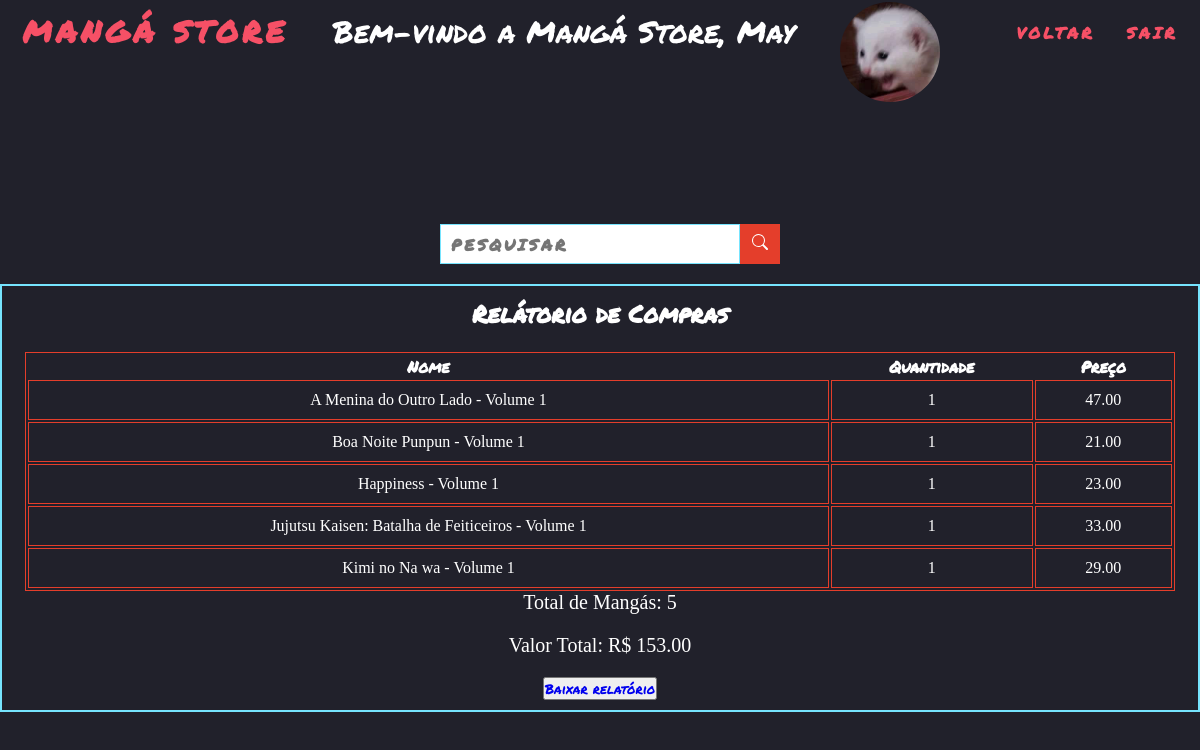
The app's page /pages/relatorio/relatorio.php (signed in) with its own data.
### tables this page shows
CREATE TABLE IF NOT EXISTS `relatorio`(
    `id` INT(11) NOT NULL AUTO_INCREMENT,
    `titulo` VARCHAR(255) NOT NULL,
    `quantidade` INT(11) NOT NULL,
    `preco` DECIMAL(10, 2) NOT NULL,
    `data` DATE NOT NULL,
    `id_usuario` INT(11) NOT NULL,
    PRIMARY KEY (`id`),
    FOREIGN KEY (`id_usuario`) REFERENCES `usuario`(`id`)
);

### pages/relatorio/relatorio.php (the view, shortened to what this page needs)
<?php
include_once('../connection/config.php');
if (!empty($_GET['search'])) {
    $data = $_GET['search'];
    $sql = "SELECT * FROM relatorio WHERE titulo LIKE '%$data%' OR quantidade LIKE '%$data%' OR preco LIKE '%$data%'";
} else {
    $sql = "SELECT * FROM relatorio WHERE id_usuario = '" . $_SESSION["id_usuario"] . "'";
}
$query_relatorio = "SELECT COUNT(id) AS qnt_relatorio FROM relatorio WHERE id_usuario = '" . $_SESSION["id_usuario"] . "'";
$query_valor = "SELECT SUM(preco) AS valor_total FROM relatorio WHERE id_usuario = '" . $_SESSION["id_usuario"] . "'";
$result = $con->query($sql);
?>
<!DOCTYPE html>
<html lang="pt-br">
<head>
    <link rel="stylesheet" href="relatorio.css">
    <link rel="stylesheet" href="../../src/css/index.css">
</head>
<body>
    <header>
        <nav class="menu">
            <h1 class="logo">Mangá Store</h1>
            <p class="bem-vindo">Bem-vindo a Mangá Store, <?php echo $_SESSION["nome"]; ?></p>
            <img class="avatar" src="<?php echo $_SESSION["avatar"]; ?>" alt="">
            <ul class="nav-list">
                <li><a href="../sistema/sistema.php">Voltar</a></li>
                <li><a href="../login/login.php">Sair</a></li>
            </ul>
        </nav>
    </header>
    <main>
        <section class="sistema">
            <div class="sistema-box">
                <div class="box-search">
                    <input type="search" placeholder="Pesquisar" id="pesquisar">
                    <button onclick="searchData()" class="btn-search">
                    </button>
                </div>
                <div class="sistema-container">
                    <h2>Relátorio de Compras</h2>
                    <div class="table-container">
                        <table class="table">
                            <thead>
                                <tr>
                                    <th scope="col">Nome</th>
                                    <th scope="col">Quantidade</th>
                                    <th scope="col">Preço</th>
                                </tr>
                            </thead>
                            <tbody>
                                <?php
                                while ($manga_data = mysqli_fetch_assoc($result)) {
                                    echo "<tr>";
                                    echo "<td>" . $manga_data['titulo'] . "</td>";
                                    echo "<td>" . $manga_data['quantidade'] . "</td>";
                                    echo "<td>" . $manga_data['preco'] . "</td>";
                                    echo "</tr>";
                                }
                                ?>
                            </tbody>
                        </table>
                    </div>
                    <?php
                    $result_relatorio = $con->query($query_relatorio);
                    $relatorio_data = mysqli_fetch_assoc($result_relatorio);
                    echo "<p class='qnt-relatorio'>Total de Mangás: " . $relatorio_data['qnt_relatorio'] . "</p>";
                    $result_valor = $con->query($query_valor);
                    $valor_data = mysqli_fetch_assoc($result_valor);
                    echo "<p class='valor-total'>Valor Total: R$ " . $valor_data['valor_total'] . "</p>";
                    ?>
                    <button><a href="gerarPdf.php" target="_blank">Baixar relatório</a></button>
                </div>
            </div>
        </section>
    </main>
</body>
</html>

### pages/relatorio/relatorio.css (style rules this page uses)
:root { --red: #F65066; --orange: #E43E2B; --white: #fff; --blue: #76E4FE; --bg-color: #21212B; }
* { padding: 0; margin: 0; box-sizing: border-box; scroll-behavior: smooth; }
li { list-style: none; }
a { text-decoration: none; }
body { background-color: var(--bg-color); }
header { margin-bottom: 150px; }
.logo { font-family: 'Permanent Marker', cursive; font-size: 24px; text-transform: uppercase; letter-spacing: 4px; color: var(--red); font-weight: bold; font-size: 30px; }
.menu { display: flex; justify-content: space-around; align-items: center; font-family: sans-serif; height: 8vh; }
.bem-vindo { color: var(--white); font-size: 30px; font-family: 'Permanent Marker', cursive; }
.nav-list { list-style: none; display: flex; }
.nav-list li { letter-spacing: 3px; margin-left: 32px; }
.nav-list a { font-family: 'Permanent Marker', cursive; color: var(--red); font-weight: bold; text-transform: uppercase; }
.box-search { display: flex; justify-content: space-around; align-items: center; font-family: sans-serif; margin-bottom: 20px; }
#pesquisar { width: 300px; height: 40px; border: 1px solid var(--blue); padding: 10px; font-size: 16px; color: var(--bg-color); background-color: var(--white); font-weight: bold; text-transform: uppercase; letter-spacing: 3px; margin-left: 20px; }
.btn-search { color: var(--white); background-color: var(--orange); border: 1px solid var(--orange); height: 40px; width: 40px; text-transform: uppercase; transform: all 0.3s ease-in-out; }
.sistema { display: flex; justify-content: space-around; width: 940px; margin: 0 auto; color: #fff; align-items: center; font-family: cursive; }
.sistema-box { display: flex; flex-direction: column; align-items: center; background: var(--bg-color); width: 940px; padding: 10px; }
.sistema-container { display: flex; flex-direction: column; align-items: center; border: 2px solid var(--blue); width: 1200px; padding: 10px; }
.table-container { display: flex; justify-content: center; align-items: center; margin-top: 20px; }
.table { border: 1px solid var(--orange); width: 1150px; text-align: center; }
.table td { font-family: cursive; border: 1px solid var(--orange); padding: 10px; }
.qnt-relatorio { font-family: cursive; text-align: center; color: var(--white); font-size: 20px; margin-bottom: 20px; }
.valor-total { font-family: cursive; text-align: center; color: var(--white); font-size: 20px; margin-bottom: 20px; }
.avatar { width: 100px; height: 100px; border-radius: 50%; margin-top: 40px; }

### src/css/index.css (style rules this page uses)
:root { --red: #F65066; --orange: #E43E2B; --white: #fff; --blue: #76E4FE; }
* { padding: 0; margin: 0; box-sizing: border-box; scroll-behavior: smooth; font-family: 'Permanent Marker', cursive; }
li { list-style: none; }
a { text-decoration: none; }
body { background-color: #21212B; }
.logo { font-size: 24px; text-transform: uppercase; letter-spacing: 4px; }
.menu { display: flex; justify-content: space-around; align-items: center; font-family: sans-serif; height: 8vh; }
.logo { color: var(--red); font-weight: bold; font-size: 30px; }
.nav-list { list-style: none; display: flex; }
.nav-list li { letter-spacing: 3px; margin-left: 32px; }
.nav-list a { color: var(--red); font-weight: bold; text-transform: uppercase; }

### records on screen
relatorio: titulo "A Menina do Outro Lado - Volume 1", quantidade "1", preco "47.00"
relatorio: titulo "Boa Noite Punpun - Volume 1", quantidade "1", preco "21.00"
relatorio: titulo "Happiness - Volume 1", quantidade "1", preco "23.00"
relatorio: titulo "Jujutsu Kaisen: Batalha de Feiticeiros - Volume 1", quantidade "1", preco "33.00"
relatorio: titulo "Kimi no Na wa - Volume 1", quantidade "1", preco "29.00"

### other values on screen
$_SESSION["nome"] "May"
$relatorio_data['qnt_relatorio'] "5"
$valor_data['valor_total'] "153.00"
